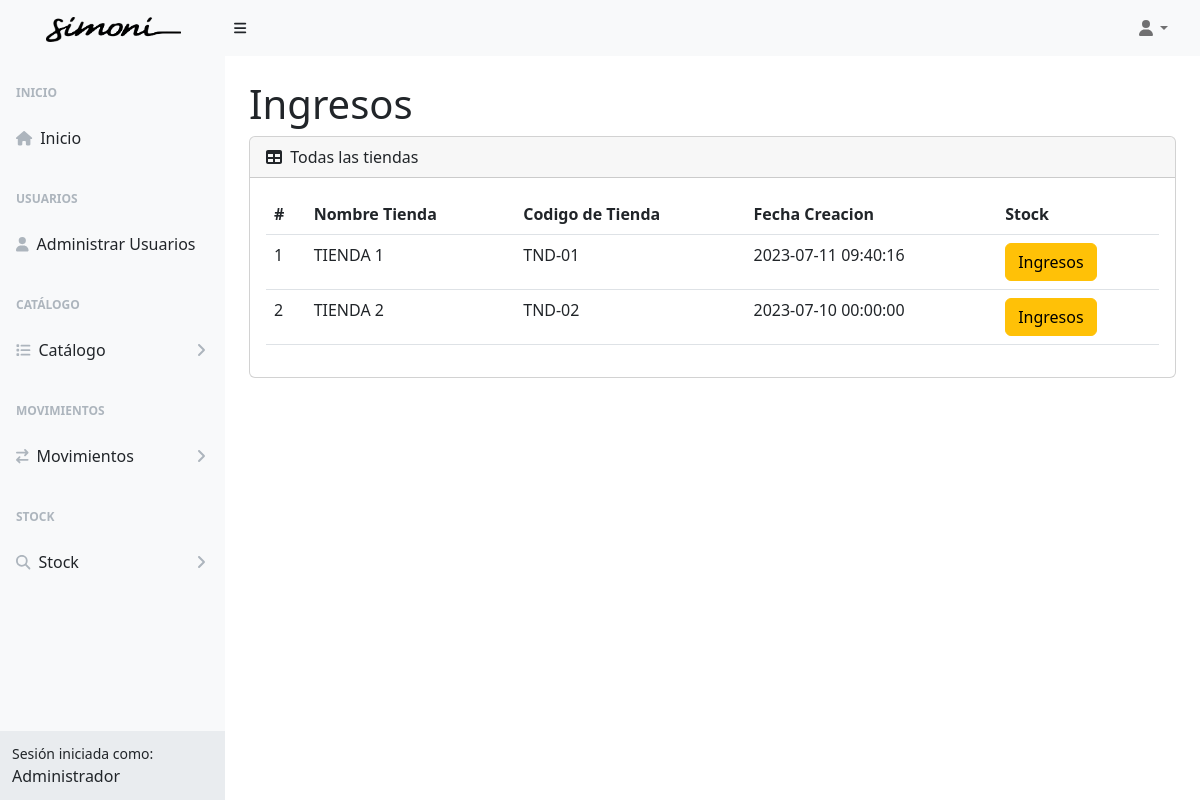
Before: /ingresos (signed in) with the older database file.
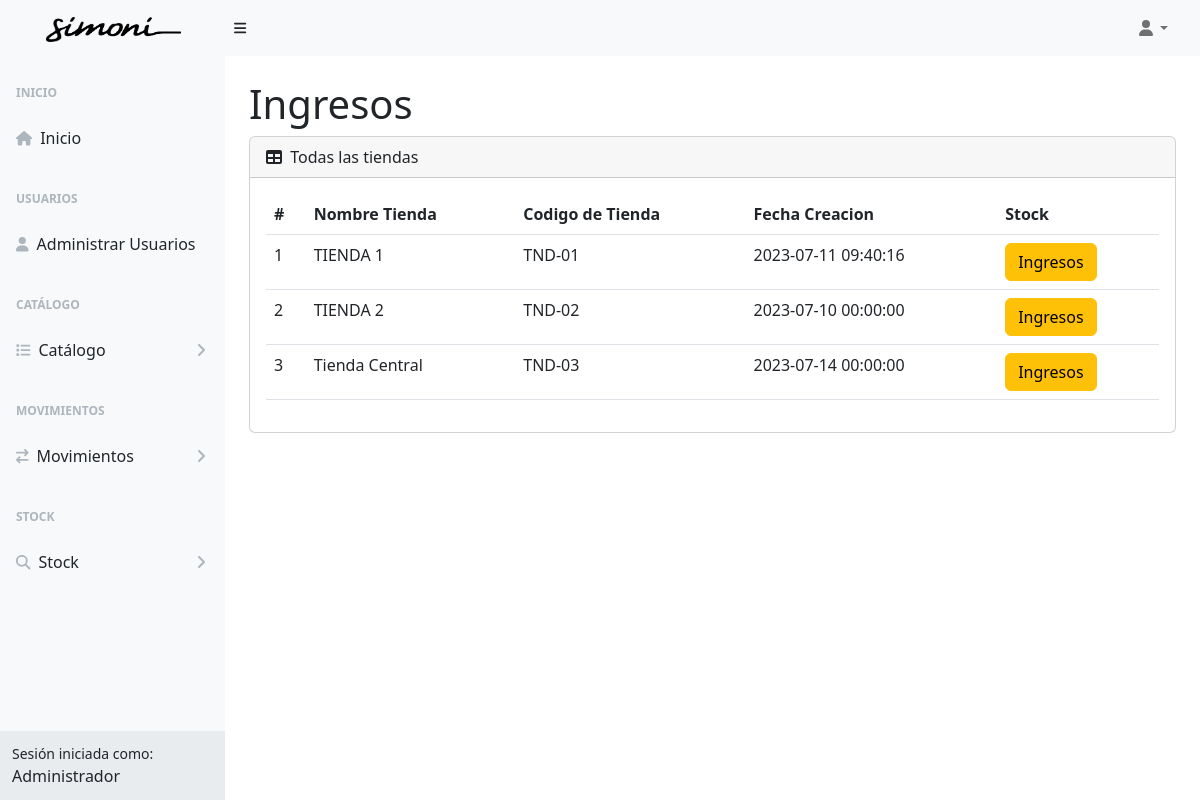
After: the same page with the newer database file.
### tables this page shows
CREATE TABLE `tba_tienda`  (
  `IdTienda` int NOT NULL AUTO_INCREMENT,
  `CodTienda` varchar(15) NOT NULL,
  `NombreTienda` varchar(150) NOT NULL,
  `FechaCreacion` datetime NOT NULL,
  `FechaActualizacion` datetime NOT NULL,
  PRIMARY KEY (`IdTienda`) USING BTREE
);

### controller/plantilla.controller.php (called while the page is built)
<?php
class ControllerPlantilla
{
  static public function ctrPlantilla()
  {
    include "view/plantilla.php";
  }
}

### index.php (called while the page is built, shortened)
<?php
require_once "controller/plantilla.controller.php";
require_once "controller/tienda.controller.php";
require_once "controller/salidas.controller.php";
require_once "model/tienda.model.php";
$plantilla = new ControllerPlantilla();
$plantilla -> ctrPlantilla();

### controller/tienda.controller.php (called while the page is built, shortened)
<?php
class ControllerTiendas
{
  public static function ctrMostrarTiendas()
  {
    $tabla = "tba_tienda";
    $listaTiendas = ModelTiendas::mdlMostrarTiendas($tabla);
    return $listaTiendas;
  }
}

### model/conexion.php (called while the page is built)
<?php
class Conexion
{
  static public function conn()
  {
    $link = new PDO("mysql:host=localhost;dbname=db_joyeriasimoni","root","");
		$link->exec("set names utf8");
		return $link;
  }
}

### model/tienda.model.php (called while the page is built, shortened)
<?php
require_once "conexion.php";
class ModelTiendas
{
  public static function mdlMostrarTiendas($tabla)
  {
    $statement = Conexion::conn()->prepare("SELECT tba_tienda.IdTienda, tba_tienda.CodTienda, tba_tienda.NombreTienda, tba_tienda.FechaCreacion FROM $tabla ORDER BY IdTienda ASC");
    $statement -> execute();
    return $statement -> fetchAll();
  }
}

### view/modules/ingresos.php (the view, shortened to what this page needs)
</div>
        </div>
        <div class="sb-sidenav-footer">
          <div class="small">Sesión iniciada como:</div>
          <?php echo $_SESSION["nombreUsuario"] ?>
        </div>
      </nav>
    </div>
    <div id="layoutSidenav_content">
      <main class="bg">
        <div class="container-fluid px-4">
          <h1 class="mt-4">
            <?php
            if(isset($_GET["codTienda"]))
            {
              $Tienda = ControllerTiendas::ctrMostrarUnaTienda($_GET["codTienda"]);
              echo "Ingresos".' - '.$Tienda["NombreTienda"];
            }
            else
            {
              echo "Ingresos";
            }
            ?>
          </h1>
          <?php
            if(isset($_GET["codTienda"]))
            {
              $listarTiendas = $_GET["codTienda"];
            }
            else
            {
              $listarTiendas=0;
            }
            if($listarTiendas=="0")
            {
            ?>
              <div class="card mb-4">
                <div class="card-header">
                  <i class="fas fa-table me-1"></i>
                  Todas las tiendas
                </div>
                <div class="card-body">
                  <table id="datatablesSimple" class="data-table-ListaTiendas table">
                    <thead>
                      <tr>
                        <th>#</th>
                        <th>Nombre Tienda</th>
                        <th>Codigo de Tienda</th>
                        <th>Fecha Creacion</th>
                        <th>Stock</th>
                      </tr>
                    </thead>
                    <tbody>
                      <?php
                      $listaTiendas = ControllerTiendas::ctrMostrarTiendas();
                      foreach ($listaTiendas as $key => $value)
                      {
                        echo
                        '<tr>
                          <td>'.($key + 1).'</td>
                          <td>'.$value["NombreTienda"].'</td>
                          <td>'.$value["CodTienda"].'</td>
                          <td>'.$value["FechaCreacion"].'</td>
                          <td>
                            <button class="btn btn-warning btn-xs btnListarIngresos" codTienda="'.$value["IdTienda"].'">Ingresos</button>
                          </td>
                        </tr>';
                      }
                      ?>
                    </tbody>
                  </table>
                </div>
              </div>
            </div>
          </main>
        </div>
      </div>
            <?php
            }
            ?>

Changed rows visible on the page:
added tba_tienda: NombreTienda "Tienda Central", CodTienda "TND-03", FechaCreacion "2023-07-14 00:00:00"
